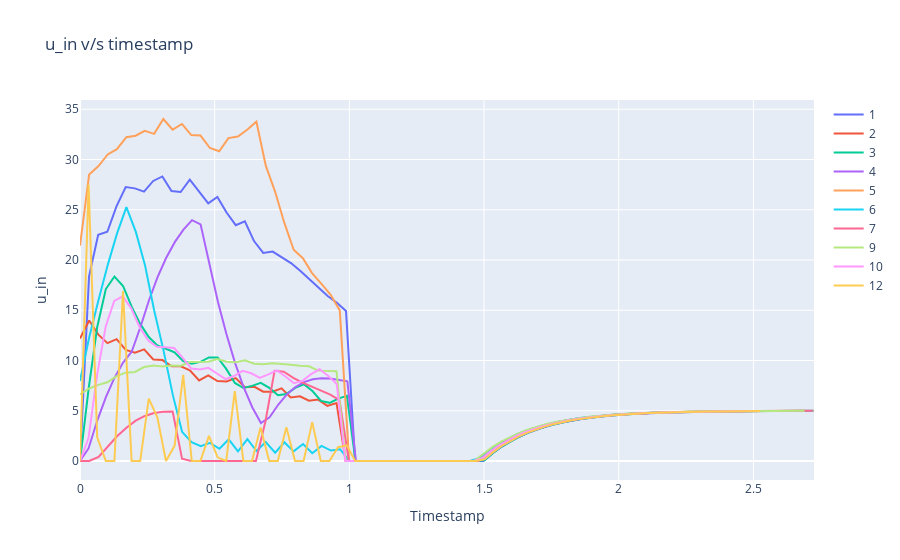

Notebook source saved alongside this figure:
### Code cell
# Create traces
fig = go.Figure()
for id_ in list(set(train['breath_id']))[:10]:
    fig.add_trace(go.Scatter(x=train[train['breath_id']==id_]['time_step'], y=train[train['breath_id']==id_]['u_in'],
                        mode='lines',
                        name=str(id_)))
    
fig.update_layout(title='u_in v/s timestamp',
                   xaxis_title='Timestamp',
                   yaxis_title='u_in')

fig.show()
